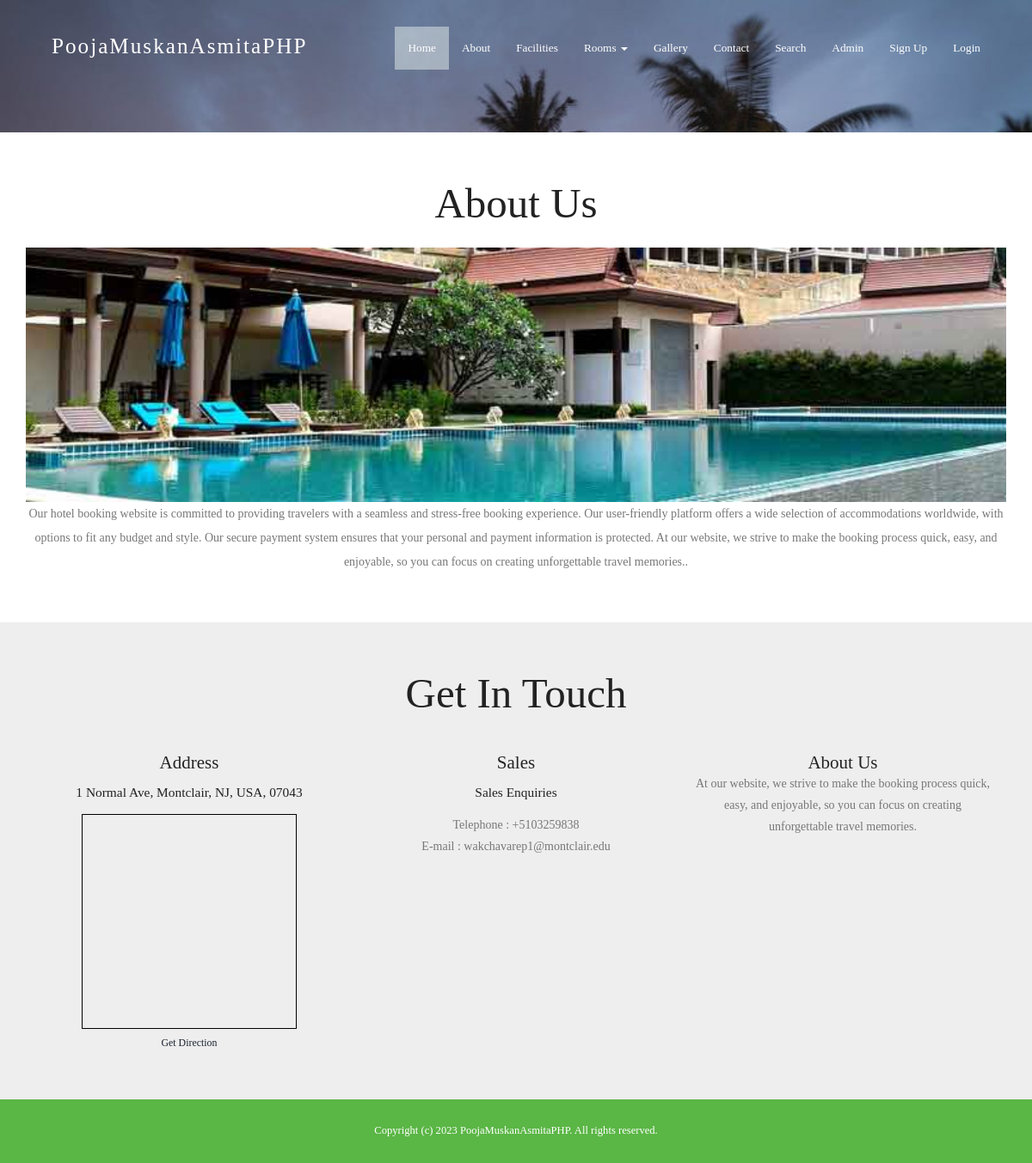
Page /about.php on the committed database.
### tables this page shows
CREATE TABLE `tblpage` (
  `ID` int(10) NOT NULL,
  `PageType` varchar(120) DEFAULT NULL,
  `PageTitle` varchar(200) DEFAULT NULL,
  `PageDescription` mediumtext DEFAULT NULL,
  `PageDescription2` varchar(500) NOT NULL,
  `Email` varchar(120) DEFAULT NULL,
  `MobileNumber` bigint(10) DEFAULT NULL,
  `UpdationDate` timestamp NULL DEFAULT NULL ON UPDATE current_timestamp()
);

### about.php (the view, shortened to what this page needs)
<?php
include('includes/dbconnection.php');
?>
<!DOCTYPE HTML>
<html>
<head>
<link href="css/bootstrap.css" rel="stylesheet" type="text/css" media="all">
<link href="css/style.css" rel="stylesheet" type="text/css" media="all" />
</head>
<body>
			<div class="header head-top">
				<div class="container">
	<?php include_once('includes/header.php');?>
		</div>
</div>
		<div class="content">
			<div class="about-section">
			<div class="container">
				<?php
$sql="SELECT * from tblpage where PageType='aboutus'";
$query = $dbh -> prepare($sql);
$query->execute();
$results=$query->fetchAll(PDO::FETCH_OBJ);
$cnt=1;
if($query->rowCount() > 0)
{
foreach($results as $row)
{               ?>
				<h2><?php  echo htmlentities($row->PageTitle);?></h2>
				<img src="images/p1.jpg" class="img-responsive" alt="/">
				<p><?php  echo htmlentities($row->PageDescription);?>.</p>
				<?php $cnt=$cnt+1;}} ?>
			</div>
		</div>
		<?php include_once('includes/getintouch.php');?>
			</div>
					<?php include_once('includes/footer.php');?>
</body>
</html>

### includes/getintouch.php
<div class="touch-section">
					<div class="container">
						<h3>get in touch</h3>
						<div class="touch-grids">
							<?php
$sql="SELECT * from tblpage where PageType='contactus'";
$query = $dbh -> prepare($sql);
$query->execute();
$results=$query->fetchAll(PDO::FETCH_OBJ);
$cnt=1;
if($query->rowCount() > 0)
{
foreach($results as $row)
{               ?>
							<div class="col-md-4 touch-grid">
								<h4>address</h4>
								<h5><?php  echo htmlentities($row->PageDescription);?></h5>
								<div>
									<iframe width="250" height="250" frameborder="0" scrolling="no" marginheight="0" marginwidth="0" src="https://www.openstreetmap.org/export/embed.html?bbox=-74.22032833099367%2C40.85274125306508%2C-74.17355060577394%2C40.87682284550599&amp;layer=mapnik&amp;marker=40.864783143872174%2C-74.19693946838379" style="border: 1px solid black"></iframe><br/><small><a href="https://www.google.co.in/maps/dir//Montclair+State+University,+1+Normal+Ave,+Montclair,+NJ+07043/@40.8666026,-74.199832,17z/data=!4m8!4m7!1m0!1m5!1m1!1s0x89c2fe352883ec55:0xeece028744cfc9ae!2m2!1d-74.1976433!2d40.8666026">Get Direction</a></small>
								</div>
							</div>
							<div class="col-md-4 touch-grid">
								<h4>Sales</h4>
								<h5>Sales Enquiries</h5>
								<p>Telephone : +<?php  echo htmlentities($row->MobileNumber);?></p>
							<p>E-mail : <?php  echo htmlentities($row->Email);?></p>
							</div><?php $cnt=$cnt+1;}} ?>
							<div class="col-md-4 touch-grid">
								<?php
$sql="SELECT * from tblpage where PageType='aboutus'";
$query = $dbh -> prepare($sql);
$query->execute();
$results=$query->fetchAll(PDO::FETCH_OBJ);
$cnt=1;
if($query->rowCount() > 0)
{
foreach($results as $row)
{               ?>
							<h4><?php  echo htmlentities($row->PageTitle);?></h4>
								<p><?php  echo htmlentities($row->PageDescription2);?></p>
							</div><?php $cnt=$cnt+1;}} ?>
							<div class="clearfix"></div>
						</div>
					</div>
					</div>

### css/style.css (style rules this page uses)
body a { transition:0.5s all; -webkit-transition:0.5s all; -moz-transition:0.5s all; -o-transition:0.5s all; -ms-transition:0.5s all; }
h1,h2,h3,h4,h5,h6 { padding:0 0; margin:0 0; }
p { padding:0 0; margin:0 0; }
body { padding:0 0; margin:0 0; font-family: 'American Typewriter' }
.header { background:url(../images/banner1.jpg) no-repeat 0px 0px; background-size:cover; -webkit-background-size: cover; -moz-background-size: cover; -o-background-size: cover; -ms-background-size: cover; min-height:764px; padding-bottom: 4em; }
.touch-section { padding: 4em 0; text-align: center; background-color: #eee; }
.touch-grids { margin-top: 3em; }
.touch-grid h4 { font-size: 1.5em; color: #222; text-transform: capitalize; }
.touch-section h3 { font-size: 3.5em; text-transform: capitalize; font-family: 'American Typewriter'; color: #222; }
.touch-grid h5 { font-size: 1.1em; padding: 1em 0; color: #222; }
.touch-grid p { font-size: 1em; line-height: 1.8em; color: #777; }
.head-top { min-height: 115px !important; }
.about-section { padding:4em 0; text-align:center; }
.about-section h2 { font-size: 3.5em; text-transform: capitalize; font-family: 'American Typewriter'; color: #222; margin-bottom: 0.5em; }
.about-section img { width: 100%; }
.about-section p { font-size: 1em; line-height: 2em; color: #777; }
@media (max-width:1440px) { .header { min-height: 679px; } }
@media (max-width:1366px) { .header { min-height: 652px; } }
@media (max-width:1280px) { .header { min-height: 602px; } }

### rows in the picture
tblpage: PageTitle "About Us", PageDescription "Our hotel booking website is committed to providing travelers with a seamless and stress-free booking experience. Our user-friendly platform offers a wide selection of accommodations worldwide, with options to fit any budget and style. Our secure payment system ensures that your personal and payment information is protected. At our website, we strive to make the booking process quick, easy, and enjoyable, so you can focus on creating unforgettable travel memories.", PageDescription2 "At our website, we strive to make the booking process quick, easy, and enjoyable, so you can focus on creating unforgettable travel memories."
tblpage: PageDescription "1 Normal Ave, Montclair, NJ, USA, 07043", MobileNumber "5103259838", Email "wakchavarep1@montclair.edu"
